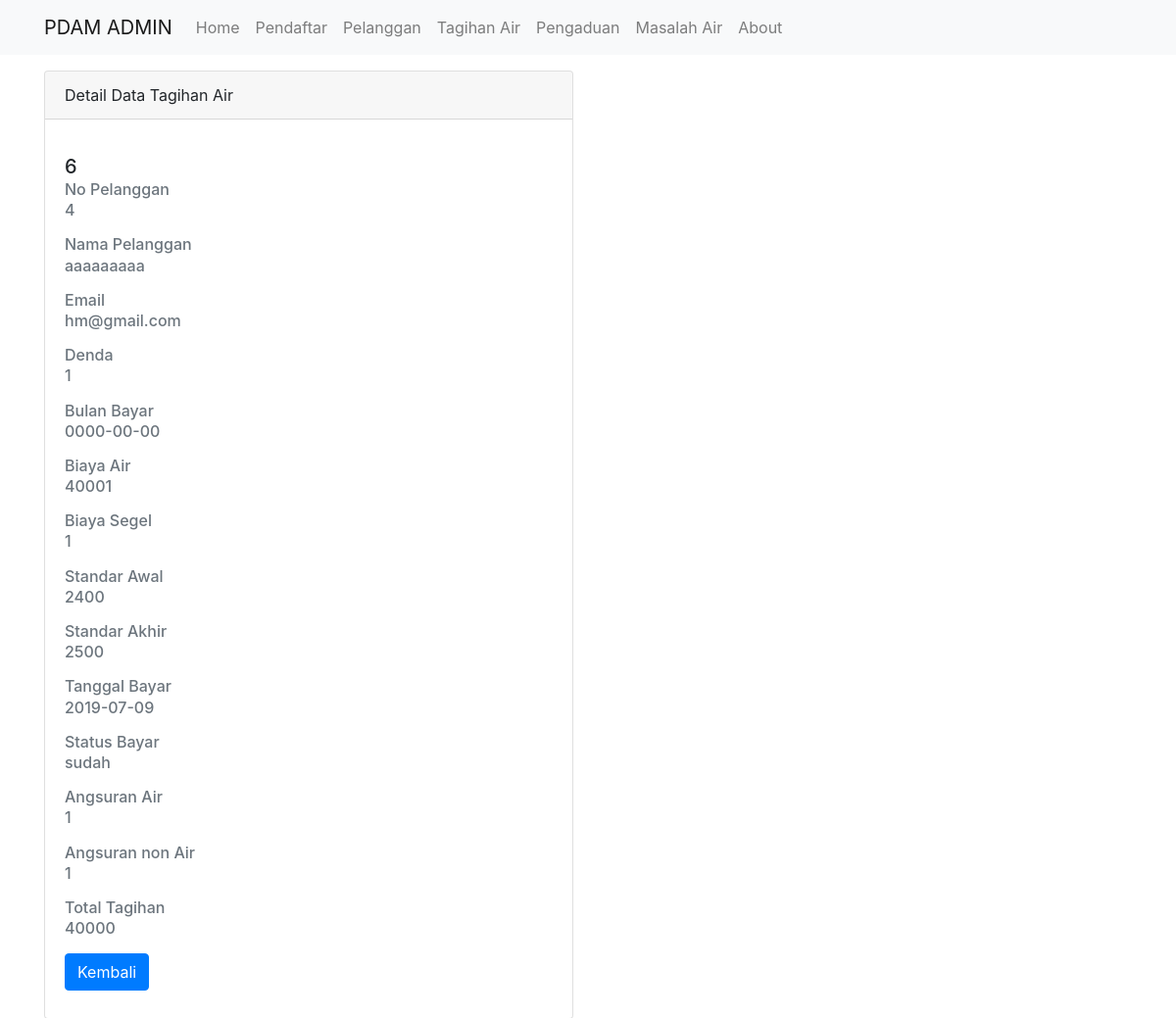
The app's page /tagihan/detail/6 with its own data.
### tables this page shows
CREATE TABLE `pelanggan` (
  `no_daftar` int(11) NOT NULL,
  `no_ktp` bigint(16) NOT NULL,
  `nama` varchar(25) NOT NULL,
  `alamat` text NOT NULL,
  `email` varchar(25) NOT NULL,
  `no_hp` varchar(12) NOT NULL,
  `foto_ktp` varchar(100) NOT NULL,
  `pilih_tarif` char(4) NOT NULL,
  `no_pelanggan` int(6) DEFAULT NULL,
  `password` varchar(25) DEFAULT NULL
);

CREATE TABLE `tagihan_air` (
  `no_tagihan` int(5) NOT NULL,
  `no_daftar` int(11) NOT NULL,
  `denda` int(8) DEFAULT NULL,
  `bulan_bayar` date NOT NULL,
  `biaya_air` float NOT NULL,
  `biaya_segel` int(8) DEFAULT NULL,
  `std_awal` float NOT NULL,
  `std_akhir` float NOT NULL,
  `tgl_bayar` date DEFAULT NULL,
  `angs_air` int(8) DEFAULT NULL,
  `angs_non_air` int(8) DEFAULT NULL,
  `total_tagihan` int(8) NOT NULL,
  `status_bayar` varchar(5) NOT NULL
);

### application/controllers/Tagihan.php (called while the page is built, shortened)
<?php
class Tagihan extends CI_Controller
{
    public function __construct()
    {
        $this->load->model('Tagihan_model');
        $this->load->model('Pelanggan_model');
        $this->load->library('form_validation');
    }
    public function detail($no_tagihan)
    {
        $data['judul'] = 'Detail Data Tagihan';
        $data['tagihan_air'] = $this->Tagihan_model->getTagihanById($no_tagihan);
        $this->load->view('templates/header', $data);
        $this->load->view('tagihan/detail', $data);
        $this->load->view('templates/footer');
    }
}

### index.php (called while the page is built, shortened)
<?php
require_once BASEPATH.'core/CodeIgniter.php';

### application/models/Tagihan_model.php (called while the page is built, shortened)
<?php
class Tagihan_model extends CI_model {
    public function getTagihanById($no_tagihan)
    {
        $this->db->select('*');
        $this->db->from('pelanggan');
        $this->db->join('tagihan_air', 'pelanggan.no_daftar=tagihan_air.no_daftar');
        $this->db->where('no_tagihan',$no_tagihan);
        $query = $this->db->get();
        return $query->row_array();
    }
}

### application/views/tagihan/detail.php (the view)
<div class="container">
    <div class="row mt-3">
        <div class="col-md-6">
            <div class="card">
                <div class="card-header">
                    Detail Data Tagihan Air
                </div>
                <div class="card-body">
                <div class="row mt-3">
                            <div class="col-md-6">
                    <h5 class="form-grup">
                        <?= $tagihan_air['no_tagihan']; ?></h5>
                        <h6 class="card-subtitle mb-2 text-muted">
                    <div class="form-group">
                            <label for="no_pelanggan">No Pelanggan</label>
                            <h6 class="card-subtitle mb-2 text-muted">
                            <?= $tagihan_air['no_pelanggan']; ?></h6>
                    </div>
                    <div class="form-group">
                            <label for="nama">Nama Pelanggan</label>
                            <h6 class="card-subtitle mb-2 text-muted">
                            <?= $tagihan_air['nama']; ?></h6>
                    </div>
                    <div class="form-group">
                            <label for="email">Email</label>
                            <h6 class="card-subtitle mb-2 text-muted">
                            <?= $tagihan_air['email']; ?></h6>
                    </div>
                    <div class="form-group">
                            <label for="denda">Denda</label>
                            <h6 class="card-subtitle mb-2 text-muted">
                            <?= $tagihan_air['denda']; ?></h6>
                    </div>
                    <div class="form-group">
                            <label for="bulan_bayar">Bulan Bayar</label>
                            <h6 class="card-subtitle mb-2 text-muted">
                            <?= $tagihan_air['bulan_bayar']; ?></h6>
                    </div>
                    <div class="form-group">
                            <label for="biaya_air">Biaya Air</label>
                            <h6 class="card-subtitle mb-2 text-muted">
                            <?= $tagihan_air['biaya_air']; ?></h6>
                    </div>
                    <div class="form-group">
                            <label for="biaya_segel">Biaya Segel</label>
                            <h6 class="card-subtitle mb-2 text-muted">
                            <?= $tagihan_air['biaya_segel']; ?></h6>
                    </div>
                    <div class="form-group">
                            <label for="std_awal">Standar Awal</label>
                            <h6 class="card-subtitle mb-2 text-muted">
                            <?= $tagihan_air['std_awal']; ?></h6>
                    </div>
                    <div class="form-group">
                            <label for="std_akhir">Standar Akhir</label>
                            <h6 class="card-subtitle mb-2 text-muted">
                            <?= $tagihan_air['std_akhir']; ?></h6>
                    </div>
                    <div class="form-group">
                            <label for="tgl_bayar">Tanggal Bayar</label>
                            <h6 class="card-subtitle mb-2 text-muted">
                            <?= $tagihan_air['tgl_bayar']; ?></h6>
                    </div>
                    <div class="form-group">
                            <label for="status_bayar">Status Bayar</label>
                            <h6 class="card-subtitle mb-2 text-muted">
                            <?= $tagihan_air['status_bayar']; ?></h6>
                    </div>
                    <div class="form-group">
                            <label for="angs_air">Angsuran Air</label>
                            <h6 class="card-subtitle mb-2 text-muted">
                            <?= $tagihan_air['angs_air']; ?></h6>
                    </div>
                    <div class="form-group">
                            <label for="angs_non_air">Angsuran non Air</label>
                            <h6 class="card-subtitle mb-2 text-muted">
                            <?= $tagihan_air['angs_non_air']; ?></h6>
                    </div>
                    <div class="form-group">
                            <label for="total_tagihan">Total Tagihan</label>
                            <h6 class="card-subtitle mb-2 text-muted">
                            <?= $tagihan_air['total_tagihan']; ?></h6>
                    </div>
                    <a href="<?= base_url(); ?>tagihan" class="btn btn-primary">Kembali</a>
                </div>
            </div>
        </div>
    </div>
</div>

### records on screen
pelanggan: tagihan_air.no_tagihan "6", no_pelanggan "4", nama "aaaaaaaaa", email "hm@gmail.com", tagihan_air.denda "1", tagihan_air.bulan_bayar "0000-00-00", tagihan_air.biaya_air "40001", tagihan_air.biaya_segel "1", tagihan_air.std_awal "2400", tagihan_air.std_akhir "2500", tagihan_air.tgl_bayar "2019-07-09", tagihan_air.status_bayar "sudah", tagihan_air.angs_air "1", tagihan_air.angs_non_air "1", tagihan_air.total_tagihan "40000"
